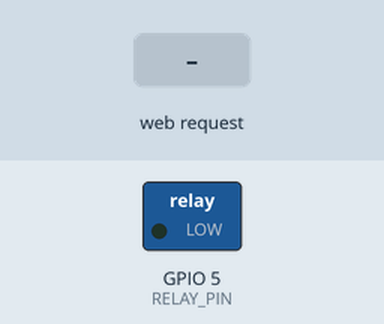
Recording of a sketch running on a simulated ESP32. Shown: switched loads named in the sketch (green lamp = pin HIGH). Inputs (shaded band) come from the test bench. WiFi joins after 1.5 s; servers stay silent unless stated; what the sketch prints to the serial monitor is not drawn.

Above: at 2.7 s.
2.8 s: HTTP request GET /setTimer?time=1 received
At 3.1 s:
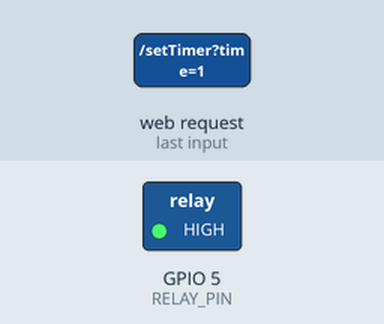
5.3 s: HTTP request GET /setTimer?time=120 received
At 6.2 s:
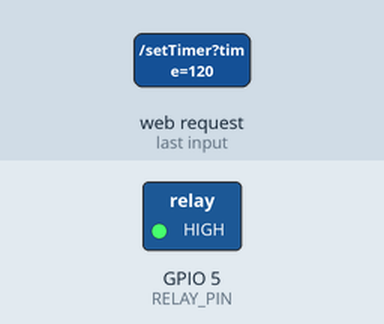
6.8 s: HTTP request GET /stopTimer received
At 7.3 s:
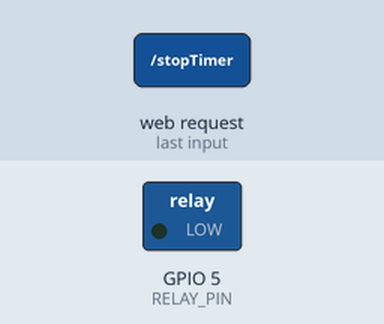
Timing chart, 0 to 9.8 s (numbered marks = the images above; inputs shaded):
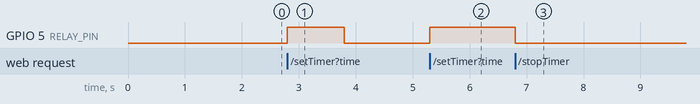

Measured:
- after the input at 2.8 s, GPIO 5 (RELAY_PIN): LOW → HIGH at once, → LOW 1.0 s later
- after the input at 5.3 s, GPIO 5 (RELAY_PIN): LOW → HIGH at once
- after the input at 6.8 s, GPIO 5 (RELAY_PIN): HIGH → LOW at once

The sketch:

code.ino
```cpp
#include <WiFi.h>
#include <WebServer.h>

const char* ssid = "Cutiekatz";        // Change to your WiFi SSID
const char* password = "DaisyMilky@143"; // Change to your WiFi password

WebServer server(80);
const int RELAY_PIN = 5;

unsigned long relayEndTime = 0;  // Store when the relay should turn off

// HTML + JavaScript UI
const char index_html[] PROGMEM = R"rawliteral(
<!DOCTYPE html>
<html>
<head>
    <title>Relay Timer Control</title>
    <style>
        body { font-family: Arial, sans-serif; text-align: center; background-color: black; color: white; }
        .timer { font-size: 60px; margin-top: 20px; }
        .picker { font-size: 40px; }
        button { font-size: 20px; padding: 10px; margin-top: 20px; }
    </style>
    <script>
        let countdownInterval;

        function startTimer() {
            let hours = document.getElementById('hours').value;
            let minutes = document.getElementById('minutes').value;
            let seconds = document.getElementById('seconds').value;
            let totalSeconds = (hours * 3600) + (minutes * 60) + parseInt(seconds);

            let xhr = new XMLHttpRequest();
            xhr.open("GET", "/setTimer?time=" + totalSeconds, true);
            xhr.send();

            alert("Relay set for " + hours + "h " + minutes + "m " + seconds + "s");
            startCountdown(totalSeconds);
        }

        function stopTimer() {
            let xhr = new XMLHttpRequest();
            xhr.open("GET", "/stopTimer", true);
            xhr.send();

            clearInterval(countdownInterval);
            document.getElementById('countdown').innerText = "00h 00m 00s";
        }

        function startCountdown(duration) {
            clearInterval(countdownInterval);
            let endTime = Date.now() + duration * 1000;

            countdownInterval = setInterval(function () {
                let remaining = Math.max(0, Math.floor((endTime - Date.now()) / 1000));
                let h = Math.floor(remaining / 3600);
                let m = Math.floor((remaining % 3600) / 60);
                let s = remaining % 60;

                document.getElementById('countdown').innerText =
                    (h < 10 ? "0" : "") + h + "h " +
                    (m < 10 ? "0" : "") + m + "m " +
                    (s < 10 ? "0" : "") + s + "s";

                if (remaining <= 0) {
                    clearInterval(countdownInterval);
                    document.getElementById('countdown').innerText = "00h 00m 00s";
                }
            }, 1000);
        }

        function updateRelayStatus() {
            let xhr = new XMLHttpRequest();
            xhr.open("GET", "/relayStatus", true);
            xhr.onreadystatechange = function() {
                if (xhr.readyState == 4 && xhr.status == 200) {
                    let response = JSON.parse(xhr.responseText);
                    if (response.state === "ON") {
                        startCountdown(response.remaining);
                    } else {
                        clearInterval(countdownInterval);
                        document.getElementById('countdown').innerText = "00h 00m 00s";
                    }
                }
            };
            xhr.send();
        }

        // Fetch relay status when the page loads
        window.onload = updateRelayStatus;
    </script>
</head>
<body>
    <h2>ESP32 Relay Timer Control</h2>
    <div class="picker">
        <input type="number" id="hours" min="0" max="23" value="0"> h
        <input type="number" id="minutes" min="0" max="59" value="1"> m
        <input type="number" id="seconds" min="0" max="59" value="0"> s
    </div>
    <button onclick="startTimer()">Set Timer</button>
    <button onclick="stopTimer()">Stop Timer</button>
    <div class="timer" id="countdown">00h 01m 00s</div>
</body>
</html>
)rawliteral";

// Start Timer Handler
void handleSetTimer() {
    if (server.hasArg("time")) {
        int duration = server.arg("time").toInt();
        relayEndTime = millis() + (duration * 1000);  // Set relay end time
        digitalWrite(RELAY_PIN, HIGH); // Turn on relay
        server.send(200, "text/plain", "Timer Set");
    }
}

// Stop Timer Handler
void handleStopTimer() {
    relayEndTime = 0;
    digitalWrite(RELAY_PIN, LOW);  // Turn off relay
    server.send(200, "text/plain", "Timer Stopped");
}

// Send Relay Status
void handleRelayStatus() {
    unsigned long now = millis();
    int remaining = (relayEndTime > now) ? (relayEndTime - now) / 1000 : 0;

    if (remaining == 0) {
        digitalWrite(RELAY_PIN, LOW);  // Ensure relay is off
    }

    String response = "{\"state\":\"" + String((remaining > 0) ? "ON" : "OFF") +
                      "\", \"remaining\":" + String(remaining) + "}";
    server.send(200, "application/json", response);
}

void setup() {
    Serial.begin(115200);
    pinMode(RELAY_PIN, OUTPUT);
    digitalWrite(RELAY_PIN, LOW);

    WiFi.begin(ssid, password);
    Serial.print("Connecting to WiFi...");
    while (WiFi.status() != WL_CONNECTED) {
        delay(500);
        Serial.print(".");
    }

    Serial.println("\nWiFi Connected!");
    Serial.print("ESP32 Web Server IP: ");
    Serial.println(WiFi.localIP());

    server.on("/", []() { server.send_P(200, "text/html", index_html); });
    server.on("/setTimer", handleSetTimer);
    server.on("/stopTimer", handleStopTimer);
    server.on("/relayStatus", handleRelayStatus);

    server.begin();
}

void loop() {
    server.handleClient();

    // Check if the timer has expired and turn off relay
    if (relayEndTime > 0 && millis() >= relayEndTime) {
        relayEndTime = 0;
        digitalWrite(RELAY_PIN, LOW);
        Serial.println("Relay turned OFF (Timer ended)");
    }
}
```
